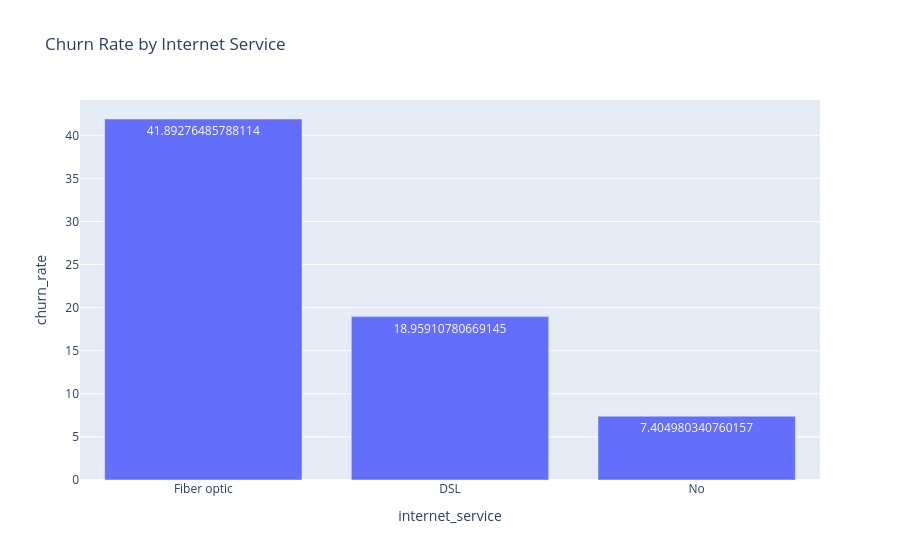

Notebook code cell kept with this figure:
### Code cell
fig = px.bar(
    internet_plot,
    x="internet_service",
    y="churn_rate",
    text="churn_rate",
    title="Churn Rate by Internet Service"
)
fig.show()

### Figure 1 — Plotly figure (JSON) as saved in the notebook; plotly's stock layout.template omitted (floating-point values rounded to 4 significant figures)
{"data": [{"hovertemplate": "internet_service=%{x}<br>churn_rate=%{text}<extra></extra>", "legendgroup": "", "marker": {"color": "#636efa", "pattern": {"shape": ""}}, "name": "", "orientation": "v", "showlegend": false, "text": [41.89, 18.96, 7.405], "textposition": "auto", "type": "bar", "x": ["Fiber optic", "DSL", "No"], "xaxis": "x", "y": [41.89, 18.96, 7.405], "yaxis": "y"}], "layout": {"barmode": "relative", "legend": {"tracegroupgap": 0}, "title": {"text": "Churn Rate by Internet Service"}, "xaxis": {"anchor": "y", "domain": [0, 1], "title": {"text": "internet_service"}}, "yaxis": {"anchor": "x", "domain": [0, 1], "title": {"text": "churn_rate"}}}}
